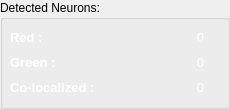
               <widget class="QGroupBox" name="groupBox_2">
                <property name="enabled">
                 <bool>true</bool>
                </property>
                <property name="minimumSize">
                 <size>
                  <width>0</width>
                  <height>100</height>
                 </size>
                </property>
                <property name="toolTip">
                 <string>&lt;html&gt;&lt;head/&gt;&lt;body&gt;&lt;p&gt;&lt;span style=&quot; color:#f21515;&quot;&gt;&lt;br/&gt;&lt;/span&gt;&lt;/p&gt;&lt;/body&gt;&lt;/html&gt;</string>
                </property>
                <property name="title">
                 <string>Detected Neurons:</string>
                </property>
                <property name="checkable">
                 <bool>false</bool>
                </property>
                <widget class="QLabel" name="label_16">
                 <property name="geometry">
                  <rect>
                   <x>10</x>
                   <y>25</y>
                   <width>113</width>
                   <height>25</height>
                  </rect>
                 </property>
                 <property name="text">
                  <string>&lt;html&gt;&lt;head/&gt;&lt;body&gt;&lt;p&gt;&lt;span style=&quot; font-size:10pt; font-weight:600; color:#ffffff;&quot;&gt;Red :&lt;/span&gt;&lt;/p&gt;&lt;/body&gt;&lt;/html&gt;</string>
                 </property>
                </widget>
                <widget class="QLabel" name="label_21">
                 <property name="geometry">
                  <rect>
                   <x>10</x>
                   <y>50</y>
                   <width>113</width>
                   <height>25</height>
                  </rect>
                 </property>
                 <property name="text">
                  <string>&lt;html&gt;&lt;head/&gt;&lt;body&gt;&lt;p&gt;&lt;span style=&quot; font-size:10pt; font-weight:600; color:#ffffff;&quot;&gt;Green :&lt;/span&gt;&lt;/p&gt;&lt;/body&gt;&lt;/html&gt;</string>
                 </property>
                </widget>
                <widget class="QLabel" name="label_22">
                 <property name="geometry">
                  <rect>
                   <x>10</x>
                   <y>75</y>
                   <width>113</width>
                   <height>25</height>
                  </rect>
                 </property>
                 <property name="text">
                  <string>&lt;html&gt;&lt;head/&gt;&lt;body&gt;&lt;p&gt;&lt;span style=&quot; font-size:10pt; font-weight:600; color:#ffffff;&quot;&gt;Co-localized :&lt;/span&gt;&lt;/p&gt;&lt;/body&gt;&lt;/html&gt;</string>
                 </property>
                </widget>
                <widget class="QLabel" name="lblCoBlobCount">
                 <property name="geometry">
                  <rect>
                   <x>180</x>
                   <y>75</y>
                   <width>41</width>
                   <height>25</height>
                  </rect>
                 </property>
                 <property name="text">
                  <string>&lt;html&gt;&lt;head/&gt;&lt;body&gt;&lt;p align=&quot;center&quot;&gt;&lt;span style=&quot; font-size:10pt; color:#ffffff;&quot;&gt;0&lt;/span&gt;&lt;/p&gt;&lt;/body&gt;&lt;/html&gt;</string>
                 </property>
                </widget>
                <widget class="QLabel" name="lblGreenBlobCount">
                 <property name="geometry">
                  <rect>
                   <x>180</x>
                   <y>50</y>
                   <width>41</width>
                   <height>25</height>
                  </rect>
                 </property>
                 <property name="text">
                  <string>&lt;html&gt;&lt;head/&gt;&lt;body&gt;&lt;p align=&quot;center&quot;&gt;&lt;span style=&quot; font-size:10pt; color:#ffffff;&quot;&gt;0&lt;/span&gt;&lt;/p&gt;&lt;/body&gt;&lt;/html&gt;</string>
                 </property>
                </widget>
                <widget class="QLabel" name="lblRedBlobCount">
                 <property name="geometry">
                  <rect>
                   <x>180</x>
                   <y>25</y>
                   <width>41</width>
                   <height>25</height>
                  </rect>
                 </property>
                 <property name="text">
                  <string>&lt;html&gt;&lt;head/&gt;&lt;body&gt;&lt;p align=&quot;center&quot;&gt;&lt;span style=&quot; font-size:10pt; color:#ffffff;&quot;&gt;0&lt;/span&gt;&lt;/p&gt;&lt;/body&gt;&lt;/html&gt;</string>
                 </property>
                </widget>
               </widget>
